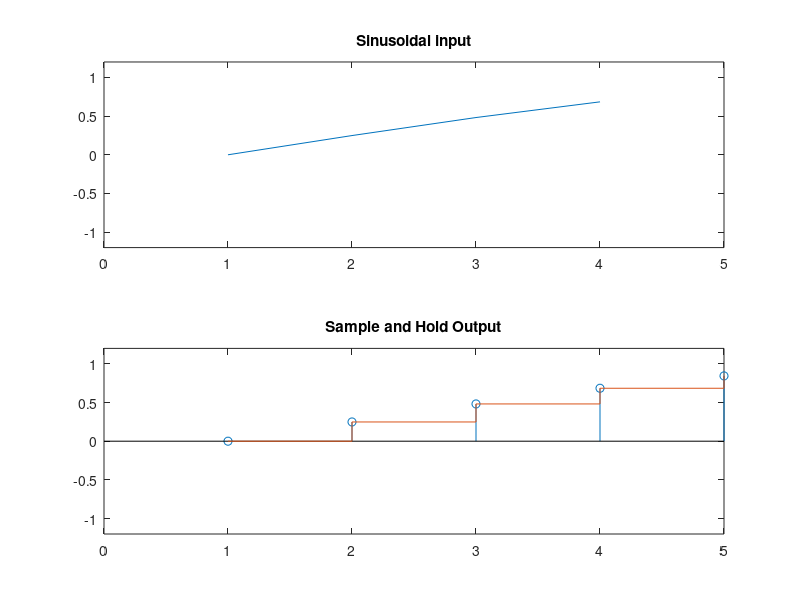

Write MATLAB code to recreate this figure. (Note: this script raises an error after producing the figure.)
close all;

fm = input('Enter input signal frequency :-> ');
fprintf('Enter Sampling frequency (%i for optimum sampling)',2*fm)
fs = input(':-> ');
sp = input('Enter speed :-> ');
ts = 0:1/fs:1-1/fs;
t = 1:1:2*fs;
x = sin(2*(fm/25)*pi*ts);

i=1;
j=1;
for k=1:1:fs
    
    % for plotting real time input signal
    subplot(2,1,1);
    plot(t(1:i),x(1:i));
    xlim([0 fs])
    ylim([-1.2 1.2])
    title('Sinusoidal input')
    i=i+1;
    
    % for plotting real time sample and hold output signal
    subplot(2,1,2);
    stem(t(1:j),x(1:j));
    hold on
    stairs(t(1:j),x(1:j));
    xlim([0 fs])
    ylim([-1.2 1.2])
    hold off
    title('Sample and Hold Output')
    j=j+2;
    
    % Introducing delay to construct signal in real time
    pause(1/sp)
end